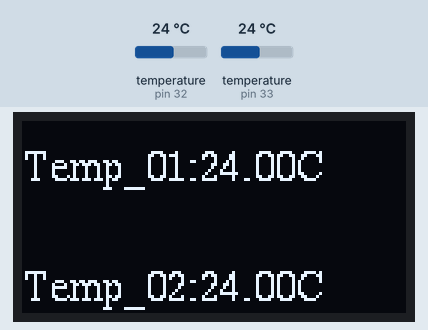
A sketch run on a simulated Arduino Uno, built with avr-gcc and run on an emulated ATmega328P. Parts: 128×64 one-colour display. The inputs (shaded band) are chosen by the test bench; at power-on: temperature (sensors on pin 32, pin 33) 24 °C. What the sketch prints to the serial monitor is not drawn.

Above: at 3.1 s.
3.2 s: temperature (sensor on pin 32) set to 12 °C
At 5.5 s:
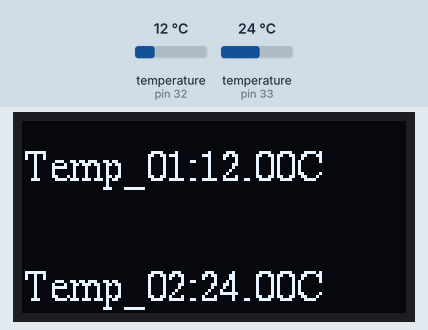
6.2 s: temperature (sensor on pin 33) set to 12 °C
At 7.0 s:
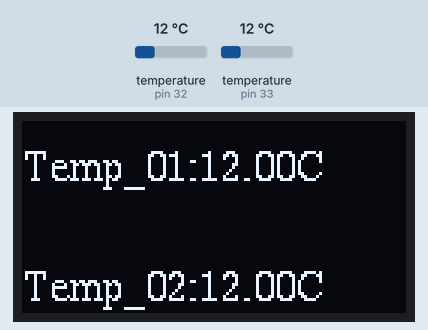
8.4 s: temperature (sensor on pin 32) set to 19 °C
At 10.1 s:
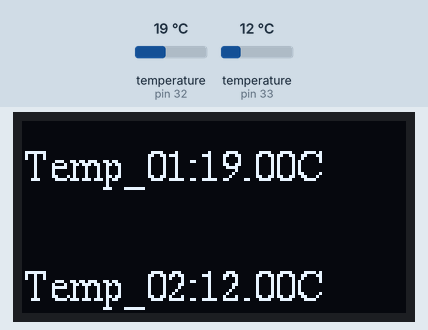
10.9 s: temperature (sensor on pin 33) set to 19 °C
At 11.6 s:
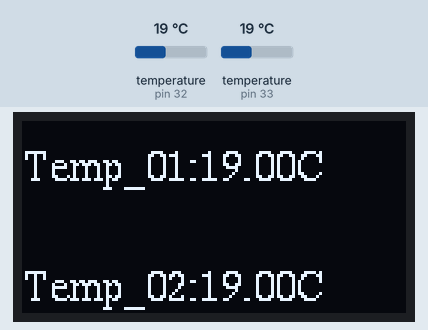
13.1 s: temperature (sensor on pin 32) set to 28 °C
At 14.7 s:
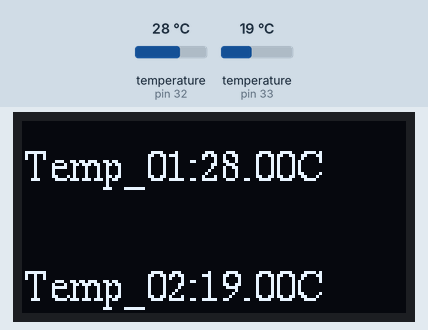
15.7 s: temperature (sensor on pin 33) set to 28 °C
At 16.2 s:
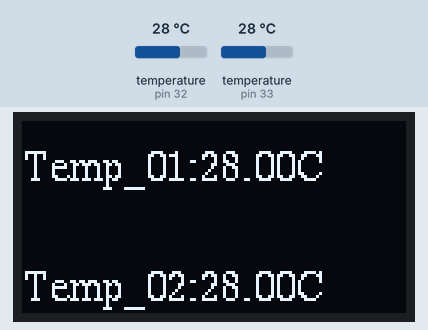
Timing chart, 0 to 18.7 s (numbered marks = the images above; inputs shaded):
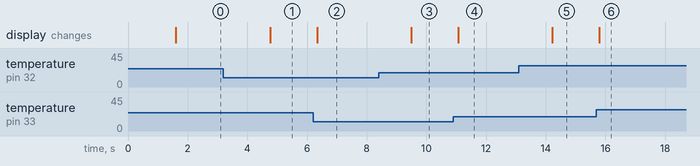

Measured:
- after the input at 3.2 s, the display: changes after 1.6 s (image 1)
- after the input at 6.2 s, the display: changes after 0.14 s (image 2)
- after the input at 8.4 s, the display: changes after 1.1 s (image 3)
- after the input at 10.9 s, the display: changes after 0.16 s (image 4)
- after the input at 13.1 s, the display: changes after 1.1 s (image 5)
- after the input at 15.7 s, the display: changes after 0.09 s (image 6)

The sketch:

11.SSD1306_display_temperature.ino
```cpp
/*A6 OLED SSD1306 Code  */

#include <U8g2lib.h>
#include <Wire.h>
#include <DS18B20.h>
DS18B20 ds1(32);  //channel-1-DS18b20
DS18B20 ds2(33);  //channel-2-DS18b20

U8G2_SSD1306_128X64_NONAME_F_SW_I2C u8g2(U8G2_R0,  15, 4, U8X8_PIN_NONE);//SCL IO15  SDA  IO4
void page1() {

  u8g2.setFont(u8g2_font_timR10_tf);//Font 12
  u8g2.setCursor(0,20);
  u8g2.print("Temp_01:");
  u8g2.print(ds1.getTempC());
  u8g2.print("C");
  u8g2.setCursor(0,60);
  u8g2.print("Temp_02:");
  u8g2.print(ds2.getTempC());
   u8g2.print("C");
}
void setup(){
  Serial.begin(9600);
  Serial.println(__FILE__);
  u8g2.setI2CAddress(0x3C*2);
  u8g2.begin();
  u8g2.enableUTF8Print();
}
void loop(){

  u8g2.firstPage();
  do
  {
    page1();
  }while(u8g2.nextPage());

}
```
